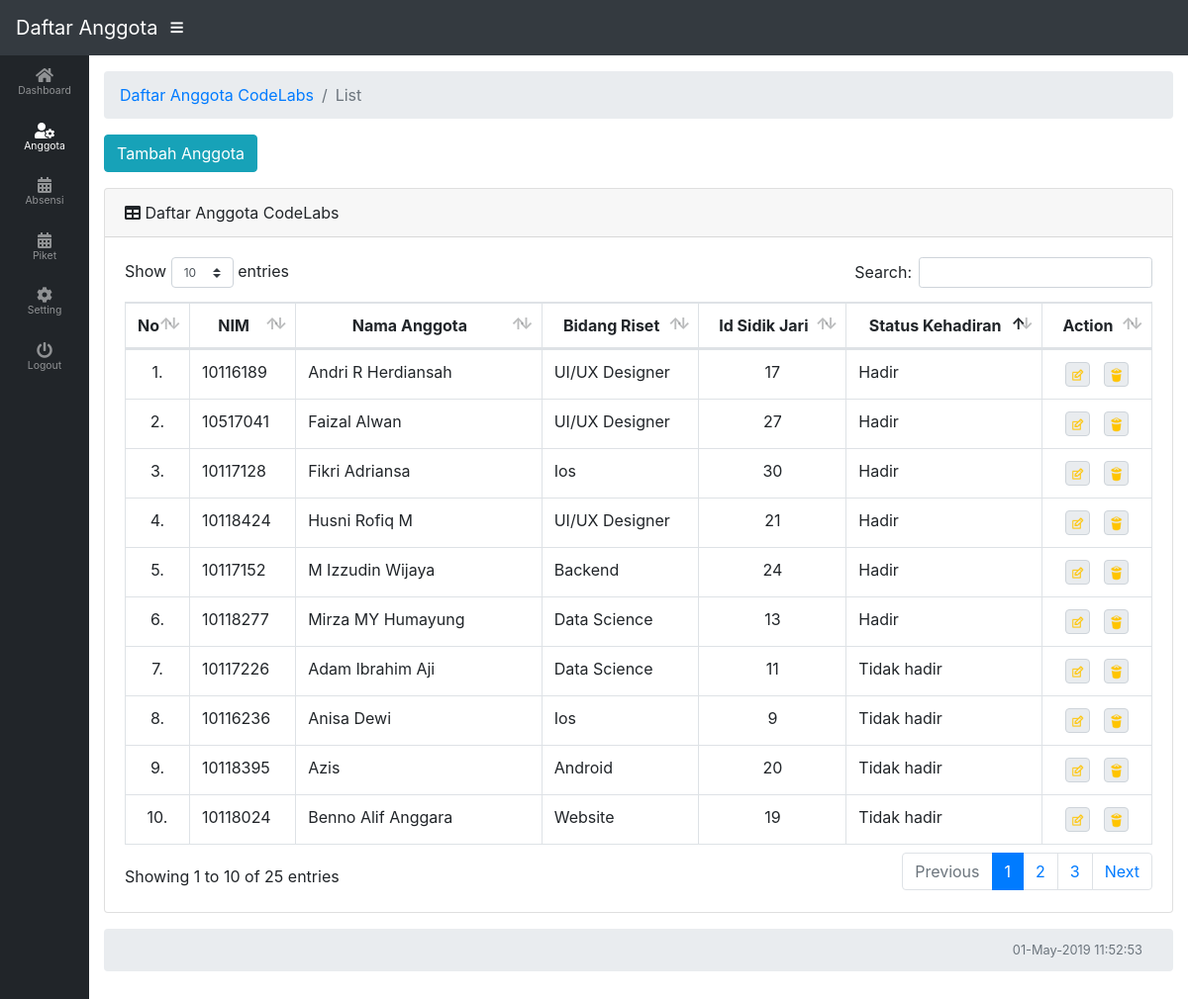
The page /halaman_anggota.php (signed in) on the database its author committed.
### tables this page shows
CREATE TABLE `tb_anggota` (
  `nim` char(8) NOT NULL,
  `nama_anggota` varchar(40) DEFAULT NULL,
  `bidang_riset` varchar(50) DEFAULT NULL,
  `id_sidikjari` varchar(3) NOT NULL,
  `tgl_daftar` timestamp NOT NULL DEFAULT CURRENT_TIMESTAMP,
  `status` enum('true','false') NOT NULL DEFAULT 'false',
  `status_absensi` enum('Hadir','Tidak hadir') NOT NULL DEFAULT 'Tidak hadir'
);

### dashboard.php (called while the page is built, shortened)
<?php
class Dashboard{
	public $con;
	public $db_host = "localhost";
	public $db_user = "root";
	public $db_pass = "";
	public $db_name = "presens2_kehadiran";
		public function __construct() {
		   $this->con = mysqli_connect($this->db_host,$this->db_user,$this->db_pass, $this->db_name);
		   return true;
		}
		public function Read(){
			$query 		= "SELECT * FROM tb_anggota order by status_absensi asc, nama_anggota asc";
			$results 	= mysqli_query($this->con, $query);
			return $results;
		}
	}
?>

### halaman_anggota.php (the view, shortened to what this page needs)
<html>
  <head>
    <link href="vendor/bootstrap/css/bootstrap.min.css" rel="stylesheet">
    <link href="vendor/fontawesome-free/css/all.min.css" rel="stylesheet" type="text/css">
    <link href="vendor/datatables/dataTables.bootstrap4.css" rel="stylesheet">
    <link href="css.css" rel="stylesheet">
  </head>
  <body id="page-top" class="sidebar-toggled">
    <nav class="navbar navbar-expand navbar-dark bg-dark static-top">
      <a class="navbar-brand mr-1" href="halaman_daftar_anggota.php">Daftar Anggota</a>
      <button class="btn btn-link btn-sm text-white order-1 order-sm-0" id="sidebarToggle" href="#">
        <i class="fas fa-bars"></i>
      </button>
    </nav>
    <div id="wrapper">
      <ul class="sidebar navbar-nav toggled">
        <li class="nav-item">
          <a class="nav-link" href="halaman_dashboard.php">
            <i class="fas fa-fw fa-home"></i>
            <span>Dashboard</span>
          </a>
        </li>
        <li class="nav-item active">
          <a class="nav-link" href="halaman_anggota.php">
            <i class="fas fa-user-cog"></i>
            <span>Anggota</span></a>
        </li>
        <li class="nav-item">
          <a class="nav-link" href="halaman_absensi.php">
            <i class="fas fa-fw fa-calendar-alt"></i>
            <span>Absensi</span></a>
        </li>
        <li class="nav-item">
              <a class="nav-link" href="halaman_piket.php">
                <i class="fas fa-fw fa-calendar-alt"></i>
                <span>Piket</span></a>
        </li>
        <li class="nav-item dropdown">
          <a class="nav-link dropdown-toggle" href="#" id="pagesDropdown" role="button" data-toggle="dropdown" aria-haspopup="true" aria-expanded="false">
            <i class="fas fa-fw fa fa-cog"></i>
            <span>Setting</span></a>
        </li>
        <li class="nav-item">
          <a class="nav-link" href="logout.php">
            <i class="fas fa-fw fa-power-off"></i>
            <span>Logout</span></a>
        </li>
      </ul>
      <div id="content-wrapper">
        <div class="container-fluid">
            <ol class="breadcrumb">
              <li class="breadcrumb-item">
                <a href="#">Daftar Anggota CodeLabs</a>
              </li>
              <li class="breadcrumb-item active">List</li>
            </ol>
          <form action="form_tambah_anggota.php">
            <div class="bg-white">
              <div class="small text-muted text-left">
                <div class="row">
                  <div class="col-sm-auto">
                  <a class="texttambah fadeIn animated" value="Tambah Anggota"><button class="btn btn-info"> Tambah Anggota</button></a>
                  </div>
                </div>
              </div>
            </div>
          </form>
            <div class="card mb-3">
              <div class="card-header">
                  <i class="fas fa-table"></i>
                  Daftar Anggota CodeLabs
                  </div>
                  <div class="card-body">
                    <div class="table-responsive">
                      <table class='table table-bordered' id='dataTable' width='100%' cellspacing='0'>
                        <thead>
                          <tr>
                            <th class="text-center" width="10px">No</th>
                            <th class="text-center">NIM</th>
                            <th class="text-center">Nama Anggota </th>
                            <th class="text-center">Bidang Riset</th>
                            <th class="text-center">Id Sidik Jari</th>
                            <th class="text-center">Status Kehadiran</th>
                            <th class="text-center">Action</th>
                          </tr>
                        </thead>
                          <tbody>
                          <?php
                          include "dashboard.php";
                                  $datas = new Dashboard();
                                    $data = $datas->Read();
                                    $i=0;
                                    while ($row = $data->fetch_assoc()){
                                      $i++;
                                      echo "
                                   <tr>
                                          <td class='text-center'>$i.</td>
                                          <td>$row[nim]</td>
                                          <td>$row[nama_anggota]</td>
                                          <td>$row[bidang_riset]</td>
                                          <td class='text-center'>$row[id_sidikjari]</td>
                                          <td>$row[status_absensi]</td>
                                          <td class='text-center'><a href='form_edit_anggota.php?nim=$row[nim]'><img src='img/edit.png' class='icon text-right'></a>
                                          <a href='hapus_anggota.php?nim=$row[nim]'><img src='img/hapus.png' class='icon text-right'></a></td>
                                        </tr>";
                                  }
                                ?>
                        </tbody>
                      </table>
                    </div>
                  </div>
                </div>
                <?php include "footer.php";?>
            </div>
          </div>
        </div>
  </body>
</html>

### footer.php
<div class="breadcrumb">
  <div class="container-fluid small text-muted text-right">
   <?php echo date('d-F-Y H:i:s') ?>
  </div>
</div>

### css.css (style rules this page uses)
html { position: relative; min-height: 100%; }
body { height: 100%; }
#wrapper { display: -webkit-box; display: -ms-flexbox; display: flex; }
#wrapper #content-wrapper { overflow-x: hidden; width: 100%; padding-top: 1rem; padding-bottom: 80px; }
.navbar-nav .nav-item.active .nav-link { color: #fff; }
.navbar-nav .nav-item.dropdown .dropdown-toggle::after { width: 1rem; text-align: center; float: right; vertical-align: 0; border: 0; font-weight: 900; content: '\f105'; font-family: 'Font Awesome 5 Free'; }
@media (min-width: 768px) { .sidebar { width: 90px !important; background-color: #212529; min-height: calc(100vh - 56px); } }
@media (min-width: 768px) { .sidebar .nav-item:last-child { margin-bottom: 1rem; } }
@media (min-width: 768px) { .sidebar .nav-item .nav-link { text-align: center; padding: 0.75rem 1rem; width: 90px; } }
@media (min-width: 768px) { .sidebar .nav-item .nav-link span { font-size: 0.65rem; display: block; } }
@media (min-width: 768px) { .sidebar .nav-item.dropdown .dropdown-toggle::after { display: none; } }
@media (min-width: 768px) { .sidebar .nav-item .nav-link { color: rgba(255, 255, 255, 0.5); } }
@media (min-width: 768px) { .sidebar.toggled { width: 0 !important; overflow: hidden; } }
@media (min-width: 768px) { :root { --input-padding-x: 0.75rem; --input-padding-y: 0.75rem; } }
@media (min-width: 768px) { .icon { width: 25px; height: 25px; align-items: center; background-color: #e9ecef; border: 1px solid #ced4da; border-radius: 0.25rem; position: relative; margin-right: 5px; margin-left: 5px; } }

### rows shown on the page
tb_anggota: nim "10116189", nama_anggota "Andri R Herdiansah", bidang_riset "UI/UX Designer", id_sidikjari "17", status_absensi "Hadir"
tb_anggota: nim "10517041", nama_anggota "Faizal Alwan", bidang_riset "UI/UX Designer", id_sidikjari "27", status_absensi "Hadir"
tb_anggota: nim "10117128", nama_anggota "Fikri Adriansa", bidang_riset "Ios", id_sidikjari "30", status_absensi "Hadir"
tb_anggota: nim "10118424", nama_anggota "Husni Rofiq M", bidang_riset "UI/UX Designer", id_sidikjari "21", status_absensi "Hadir"
tb_anggota: nim "10117152", nama_anggota "M Izzudin Wijaya", bidang_riset "Backend", id_sidikjari "24", status_absensi "Hadir"
tb_anggota: nim "10118277", nama_anggota "Mirza MY Humayung", bidang_riset "Data Science", id_sidikjari "13", status_absensi "Hadir"
tb_anggota: nim "10117226", nama_anggota "Adam Ibrahim Aji", bidang_riset "Data Science", id_sidikjari "11", status_absensi "Tidak hadir"
tb_anggota: nim "10116236", nama_anggota "Anisa Dewi", bidang_riset "Ios", id_sidikjari "9", status_absensi "Tidak hadir"
tb_anggota: nim "10118395", nama_anggota "Azis", bidang_riset "Android", id_sidikjari "20", status_absensi "Tidak hadir"
tb_anggota: nim "10118024", nama_anggota "Benno Alif Anggara", bidang_riset "Website", id_sidikjari "19", status_absensi "Tidak hadir"
